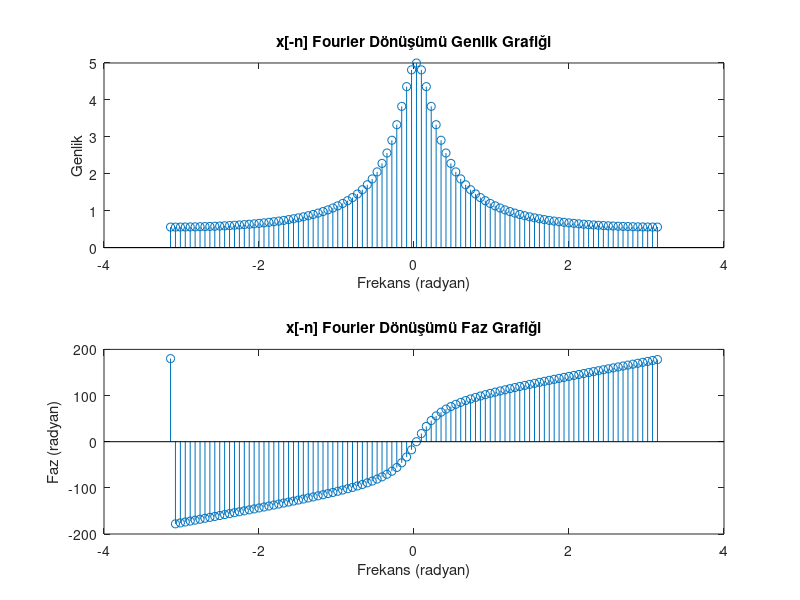

Write MATLAB code to recreate this figure.
n = 0:99; % ayrık n değerleri
x = (0.8).^n .* (n >= 0); % istenilen x[n] sinyali tanımı
x_ters = fliplr(x); % x[-n] sinyali için ters çevirme işlemi fonksiyon  ile tanımı bu işlem zamanda katlama ile yapıldı.

N = length(x_ters); % Sinyal uzunluğu tanımlama işlemi

FF = fftshift(fft(x_ters)); % Fourier dönüşümü fonksiyon ile tanımlandı

genlik = abs(FF); % Genlik hesabı
faz = (180/pi).*angle(FF); % Faz hesabı

frek = linspace(-pi, pi, N); % Frekans vektörü tanımlama işlemi bununla belirli bir aralık elde edildi.

% Genlik grafiği
subplot(2, 1, 1);%aynı sayfada çoklu grafik için tanımlandı
stem(frek, genlik);%ayrık veri çizimi,discreet-plot işelvi için tanımlandı
xlabel('Frekans (radyan)');%x ekseni adlandırma
ylabel('Genlik');%y ekseni adlandırma
title('x[-n] Fourier Dönüşümü Genlik Grafiği'); %başlık ekleme işlemi

% Faz grafiği
subplot(2, 1, 2);%aynı sayfada çoklu grafik için tanımlandı
stem(frek, faz);%ayrık veri çizimi,discreet-plot işelvi görür.
xlabel('Frekans (radyan)');%x ekseni adlandırma
ylabel('Faz (radyan)');%y ekseni adlandırma
title('x[-n] Fourier Dönüşümü Faz Grafiği'); %başlık eklendi
